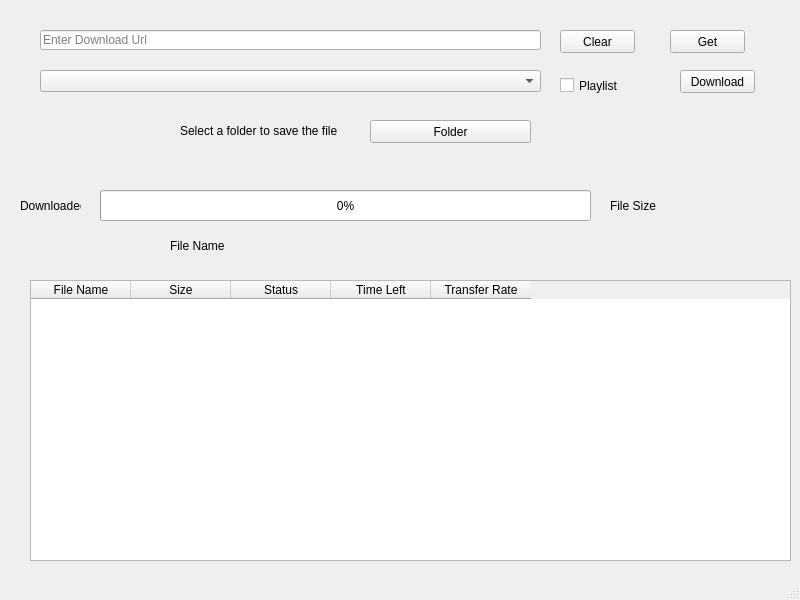
<?xml version="1.0" encoding="UTF-8"?>
<ui version="4.0">
 <class>MainWindow</class>
 <widget class="QMainWindow" name="MainWindow">
  <property name="geometry">
   <rect>
    <x>0</x>
    <y>0</y>
    <width>800</width>
    <height>600</height>
   </rect>
  </property>
  <property name="windowTitle">
   <string>MainWindow</string>
  </property>
  <widget class="QWidget" name="centralwidget">
   <widget class="QComboBox" name="comboBox">
    <property name="geometry">
     <rect>
      <x>40</x>
      <y>70</y>
      <width>501</width>
      <height>22</height>
     </rect>
    </property>
   </widget>
   <widget class="QLineEdit" name="lineEdit">
    <property name="geometry">
     <rect>
      <x>40</x>
      <y>30</y>
      <width>501</width>
      <height>20</height>
     </rect>
    </property>
    <property name="text">
     <string/>
    </property>
    <property name="placeholderText">
     <string>Enter Download Url</string>
    </property>
   </widget>
   <widget class="QPushButton" name="pushButton">
    <property name="geometry">
     <rect>
      <x>670</x>
      <y>30</y>
      <width>75</width>
      <height>23</height>
     </rect>
    </property>
    <property name="text">
     <string>Get</string>
    </property>
   </widget>
   <widget class="QPushButton" name="downloadButton">
    <property name="geometry">
     <rect>
      <x>680</x>
      <y>70</y>
      <width>75</width>
      <height>23</height>
     </rect>
    </property>
    <property name="text">
     <string>Download</string>
    </property>
   </widget>
   <widget class="QProgressBar" name="progressBar">
    <property name="geometry">
     <rect>
      <x>100</x>
      <y>190</y>
      <width>491</width>
      <height>31</height>
     </rect>
    </property>
    <property name="value">
     <number>0</number>
    </property>
   </widget>
   <widget class="QPushButton" name="clearButton">
    <property name="geometry">
     <rect>
      <x>560</x>
      <y>30</y>
      <width>75</width>
      <height>23</height>
     </rect>
    </property>
    <property name="text">
     <string>Clear</string>
    </property>
   </widget>
   <widget class="QLabel" name="downloadedLabel">
    <property name="geometry">
     <rect>
      <x>20</x>
      <y>190</y>
      <width>61</width>
      <height>31</height>
     </rect>
    </property>
    <property name="text">
     <string>Downloaded</string>
    </property>
   </widget>
   <widget class="QLabel" name="fileSizeLabel">
    <property name="geometry">
     <rect>
      <x>610</x>
      <y>190</y>
      <width>81</width>
      <height>31</height>
     </rect>
    </property>
    <property name="text">
     <string>File Size</string>
    </property>
   </widget>
   <widget class="QCheckBox" name="playlistCheckBox">
    <property name="geometry">
     <rect>
      <x>560</x>
      <y>70</y>
      <width>91</width>
      <height>31</height>
     </rect>
    </property>
    <property name="text">
     <string>Playlist</string>
    </property>
   </widget>
   <widget class="QPushButton" name="downloadFolderButton">
    <property name="geometry">
     <rect>
      <x>370</x>
      <y>120</y>
      <width>161</width>
      <height>23</height>
     </rect>
    </property>
    <property name="text">
     <string>Folder</string>
    </property>
   </widget>
   <widget class="QLabel" name="label">
    <property name="geometry">
     <rect>
      <x>180</x>
      <y>110</y>
      <width>161</width>
      <height>41</height>
     </rect>
    </property>
    <property name="text">
     <string>Select a folder to save the file</string>
    </property>
   </widget>
   <widget class="QTableWidget" name="tableWidget">
    <property name="geometry">
     <rect>
      <x>30</x>
      <y>280</y>
      <width>761</width>
      <height>281</height>
     </rect>
    </property>
    <property name="autoFillBackground">
     <bool>false</bool>
    </property>
    <column>
     <property name="text">
      <string>File Name</string>
     </property>
    </column>
    <column>
     <property name="text">
      <string>Size</string>
     </property>
    </column>
    <column>
     <property name="text">
      <string>Status</string>
     </property>
    </column>
    <column>
     <property name="text">
      <string>Time Left</string>
     </property>
    </column>
    <column>
     <property name="text">
      <string>Transfer Rate</string>
     </property>
    </column>
   </widget>
   <widget class="QLabel" name="fileNameLabel">
    <property name="geometry">
     <rect>
      <x>170</x>
      <y>230</y>
      <width>371</width>
      <height>31</height>
     </rect>
    </property>
    <property name="text">
     <string>File Name</string>
    </property>
   </widget>
  </widget>
  <widget class="QMenuBar" name="menubar">
   <property name="geometry">
    <rect>
     <x>0</x>
     <y>0</y>
     <width>800</width>
     <height>21</height>
    </rect>
   </property>
  </widget>
  <widget class="QStatusBar" name="statusbar"/>
 </widget>
 <resources/>
 <connections/>
</ui>
